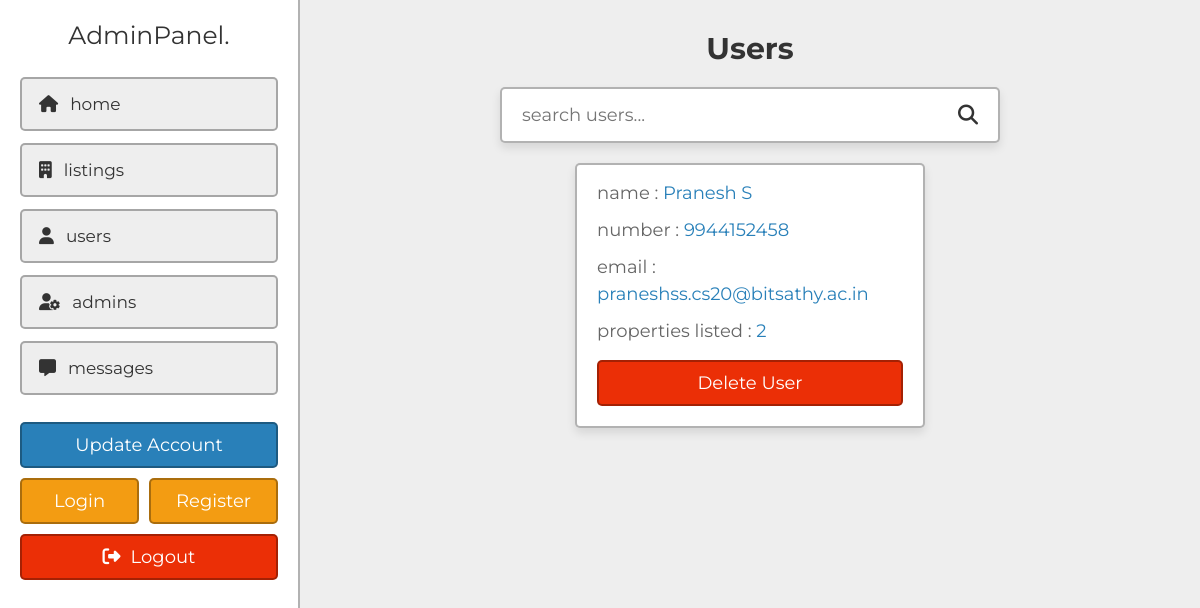
The app's page /project/admin/users.php (signed in) with its own data.
### tables this page shows
CREATE TABLE `users` (
  `id` varchar(20) NOT NULL,
  `name` varchar(50) NOT NULL,
  `number` varchar(10) NOT NULL,
  `email` varchar(50) NOT NULL,
  `password` varchar(50) NOT NULL
);

### project/admin/users.php (the view, shortened to what this page needs)
<?php
include '../components/connect.php';
?>
<!DOCTYPE html>
<html lang="en">
<head>
   <link rel="stylesheet" href="https://cdnjs.cloudflare.com/ajax/libs/font-awesome/6.2.0/css/all.min.css">
   <link rel="stylesheet" href="../css/admin_style.css">
</head>
<body>
<?php include '../components/admin_header.php'; ?>
<section class="grid">
   <h1 class="heading">users</h1>
   <form action="" method="POST" class="search-form">
      <input type="text" name="search_box" placeholder="search users..." maxlength="100" required>
      <button type="submit" class="fas fa-search" name="search_btn"></button>
   </form>
   <div class="box-container">
   <?php
      if(isset($_POST['search_box']) OR isset($_POST['search_btn'])){
         $search_box = $_POST['search_box'];
         $search_box = filter_var($search_box, FILTER_SANITIZE_STRING);
         $select_users = $conn->prepare("SELECT * FROM `users` WHERE name LIKE '%{$search_box}%' OR number LIKE '%{$search_box}%' OR email LIKE '%{$search_box}%'");
         $select_users->execute();
      }else{
         $select_users = $conn->prepare("SELECT * FROM `users`");
         $select_users->execute();
      }
      if($select_users->rowCount() > 0){
         while($fetch_users = $select_users->fetch(PDO::FETCH_ASSOC)){
            $count_property = $conn->prepare("SELECT * FROM `property` WHERE user_id = ?");
            $count_property->execute([$fetch_users['id']]);
            $total_properties = $count_property->rowCount();
   ?>
   <div class="box">
      <p>name : <span><?= $fetch_users['name']; ?></span></p>
      <p>number : <a href="tel:<?= $fetch_users['number']; ?>"><?= $fetch_users['number']; ?></a></p>
      <p>email : <a href="mailto:<?= $fetch_users['email']; ?>"><?= $fetch_users['email']; ?></a></p>
      <p>properties listed : <span><?= $total_properties; ?></span></p>
      <form action="" method="POST">
         <input type="submit" value="delete user" onclick="return confirm('delete this user?');" name="delete" class="delete-btn">
      </form>
   </div>
   <?php
      }
   }elseif(isset($_POST['search_box']) OR isset($_POST['search_btn'])){
      echo '<p class="empty">results not found!</p>';
   }else{
      echo '<p class="empty">no users accounts added yet!</p>';
   }
   ?>
   </div>
</section>
</body>
</html>

### project/css/admin_style.css (style rules this page uses)
:root { --main-color:#2980b9; --orange:#f39c12; --red:#eb2f06; --light-color:#666; --light-bg:#eee; --white:#fff; --black:#333; --box-shadow:0 .5rem 1rem rgba(0,0,0,0.1); --border:.2rem solid rgba(0,0,0,.3); }
* { font-family: 'Montserrat', sans-serif; margin: 0; padding: 0; box-sizing: border-box; outline: none; border: none; text-decoration: none; }
html { font-size: 62.5%; overflow-x: hidden; scroll-behavior: smooth; scroll-padding-top: 5rem; }
body { background-color: var(--light-bg); padding-left: 30rem; }
section { padding: 3rem 2rem; max-width: 1200px; margin: 0 auto; }
.heading { margin-bottom: 2rem; text-align: center; text-transform: capitalize; color: var(--black); font-size: 3rem; }
.inline-btn, .inline-option-btn, .inline-delete-btn, .btn, .delete-btn, .option-btn { cursor: pointer; padding: 1rem 2.5rem; font-size: 1.8rem; color: var(--white); text-align: center; text-transform: capitalize; margin-top: 1rem; border-radius: .5rem; border: var(--border); }
.btn, .delete-btn, .option-btn { display: block; width: 100%; }
.delete-btn { background-color: var(--red); }
.grid .box-container { display: grid; grid-template-columns: repeat(auto-fit, 35rem); align-items: flex-start; justify-content: center; gap: 1.5rem; }
.grid .box-container .box { border-radius: .5rem; padding: 2rem; padding-top: 1rem; background-color: var(--white); box-shadow: var(--box-shadow); border: var(--border); overflow-x: hidden; }
.grid .box-container .box p { line-height: 1.5; padding: .5rem 0; font-size: 1.8rem; color: var(--light-color); white-space: pre-line; text-overflow: ellipsis; overflow-x: hidden; }
.grid .box-container .box p a, .grid .box-container .box p span { color: var(--main-color); }
.search-form { max-width: 50rem; margin: 0 auto; border-radius: .5rem; background-color: var(--white); box-shadow: var(--box-shadow); border: var(--border); padding:1.5rem 2rem; display: flex; gap: 2rem; margin-bottom: 2rem; }
.search-form input { width: 100%; font-size: 1.8rem; color: var(--black); }
.search-form button { background:none; cursor: pointer; color: var(--black); font-size: 2rem; }

### records on screen
users: name "Pranesh S", number "9944152458", email "praneshss.cs20@bitsathy.ac.in", total_properties "2"
